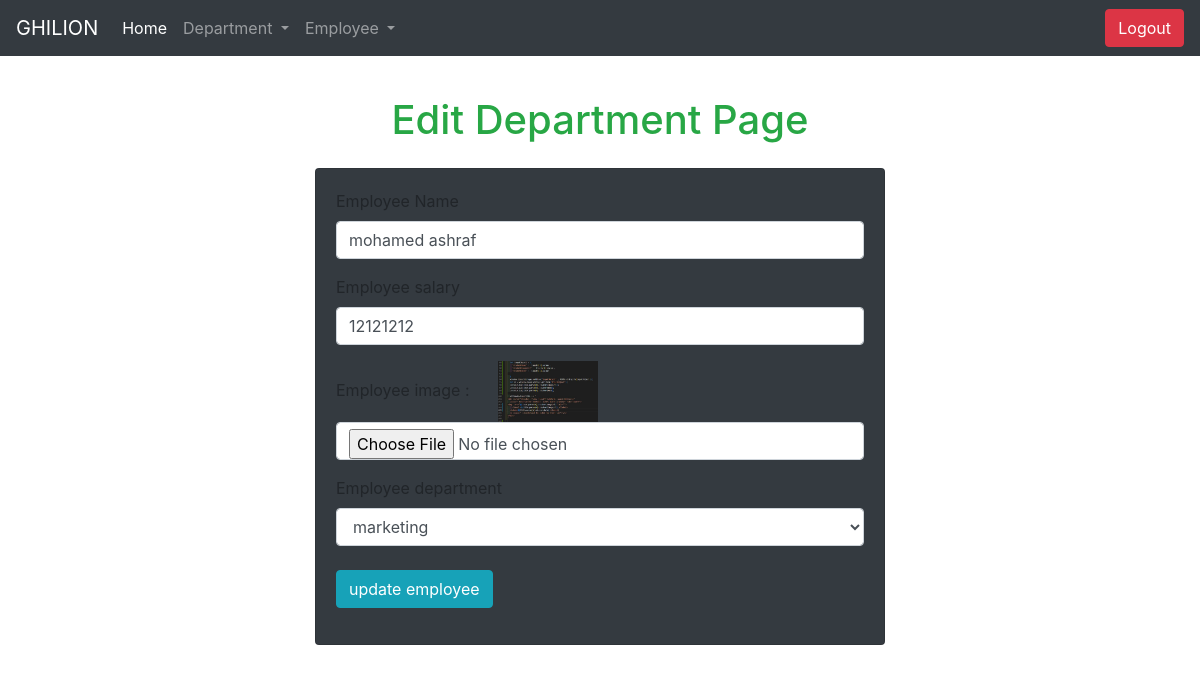
Page /employee/edit.php?edit=29 (signed in) on the committed database.
### tables this page shows
CREATE TABLE `employee` (
  `id` int(11) NOT NULL,
  `emp-name` varchar(50) NOT NULL,
  `salary` int(11) NOT NULL,
  `image` text NOT NULL,
  `created-at` date NOT NULL DEFAULT current_timestamp(),
  `dept-id` int(11) NOT NULL
);

### employee/edit.php (the view, shortened to what this page needs)
<?php
include '../public/head.php';
include '../public/navbar.php';
include '../App/confige.php';
if(isset($_GET['edit'])){
$editid = $_GET['edit'];
$seledit = "select * from `employee` where id = $editid";
$selquery = mysqli_query($conn ,$seledit );
$sss = mysqli_fetch_assoc($selquery);
$sel = "select * from  `empwithdept` where empId =$editid";
$sssssss = mysqli_query($conn , $sel);
$ddd =mysqli_fetch_assoc($sssssss);
}
?>
<h1 class="text-center text-success  pt-5 mt-5" >Edit Department Page</h1>
<div class="container mt-4 col-md-6">
<div class="card bg-dark">
    <div class="card-body">
        <form method="post" enctype="multipart/form-data">
        <div class="form-group">
    <label > Employee Name </label>
    <input type="text" name="emp-name" value="<?=$sss['emp-name'] ?>" placeholder="dept name"  class="form-control" id="exampleInputEmail1" aria-describedby="emailHelp">
    </div>
    <div class="form-group">
    <label > Employee salary </label>
    <input type="number" name="emp-salary"  value="<?=$sss['salary'] ?>" placeholder="emp salary"  class="form-control" id="exampleInputEmail1" aria-describedby="emailHelp">
    </div>
    <div class="form-group">
    <label class="mr-4"  > Employee image  : </label>
    <img width="100px" src="./upload/<?=$sss['image']?>" alt="">
    <input type="file" name="emp-image" placeholder="emp salary"  class="form-control" id="exampleInputEmail1" aria-describedby="emailHelp">
    </div>
    <div class="form-group">
    <label > Employee department </label>
    <select name="deptname1"  class="form-control mb-4">
<option  selected  value="<?= $ddd['deptId'] ?>"><?= $ddd['deptName'] ?></option>
    </select>
  <button name="update" class="btn btn-info" >  update employee</button>
  </form>
    </div>
</div>
</div>
<?php
include '../public/script.php';
?>

### rows in the picture
employee: emp-name "mohamed ashraf", emp-salary "12121212", image (picture)

### other values in the picture
form field deptname1 "marketing"
